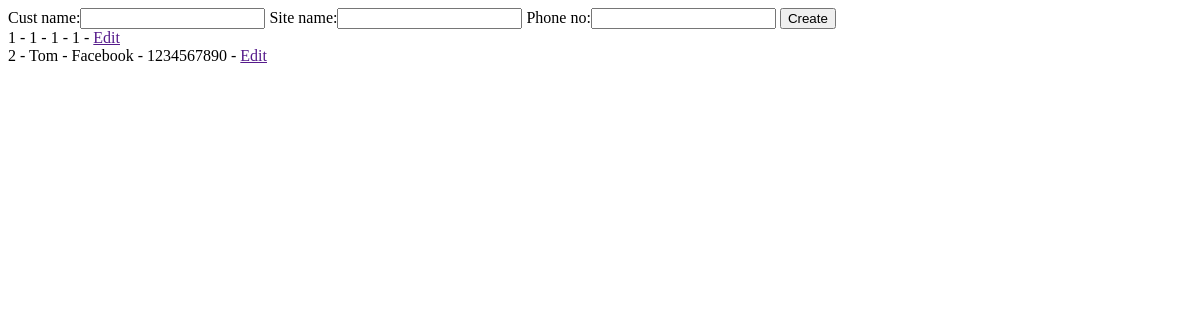
Before: /customer/ with the older database file.
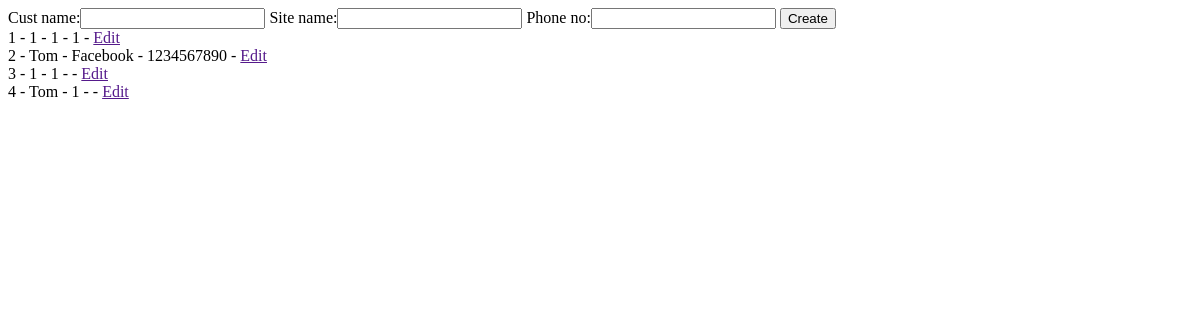
After: the same page with the newer database file.
### classBaseApp/models.py (models this page shows, shortened)
class customerModal(models.Model):
    cust_id = models.AutoField(primary_key=True)
    cust_name = models.CharField(max_length=50)
    site_name = models.CharField(max_length=100, blank=True, null=True)
    phone_no = models.CharField(max_length=25, blank=True, null=True, validators=[phone_number_validators])

### classBaseApp/views.py (the view, shortened to what this page needs)
# urls.py: path('customer/', CustomerView.as_view(), name='customer'),
class CustomerView(View):
    form_class = Frm_Customer
    initial = {'key': 'value'}
    template_name = 'customer.html'
    def get(self, request, *args, **kwargs):
        form = self.form_class(initial=self.initial)
        objects = customerModal.objects.all()
        logger.info("Test")
        return render(request, self.template_name, {'form': form, 'objects': objects})

### classBaseApp/forms.py
class Frm_Customer(forms.ModelForm):
    cust_name = forms.CharField(required=True, max_length=50, widget=forms.TextInput())
    site_name = forms.CharField(required=False, max_length=50, widget=forms.TextInput())
    phone_no = forms.CharField(required=False, max_length=50, widget=forms.TextInput())
    class Meta:
        model = customerModal
        fields = '__all__'

### classBaseApp/templates/customer.html (shortened to what this page needs)
<!DOCTYPE html>
<html lang="en">
<head>
</head>
<body>
    <form action="{% url 'classBaseApp:customer' %}" method="post">
        {{ form }}
        <button type="submit">Create</button>
    </form>
    {% for object in objects %}
        {{object.cust_id}} - {{object.cust_name}} - {{object.site_name}} - {{object.phone_no}} - <a href="">Edit</a><br>
    {% endfor %}
</body>
</html>

Changed rows visible on the page:
added customerModal: cust_id "3", cust_name "1", site_name "1"
added customerModal: cust_id "4", cust_name "Tom", site_name "1"
